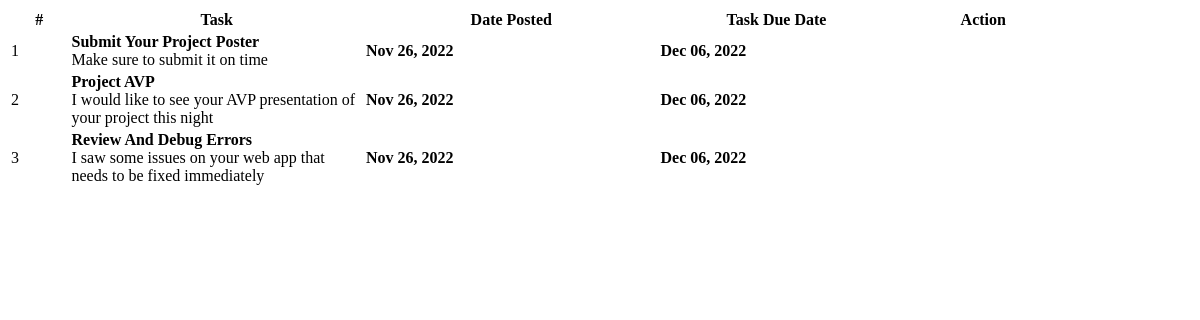
Before: /task_list.php with the older database file.
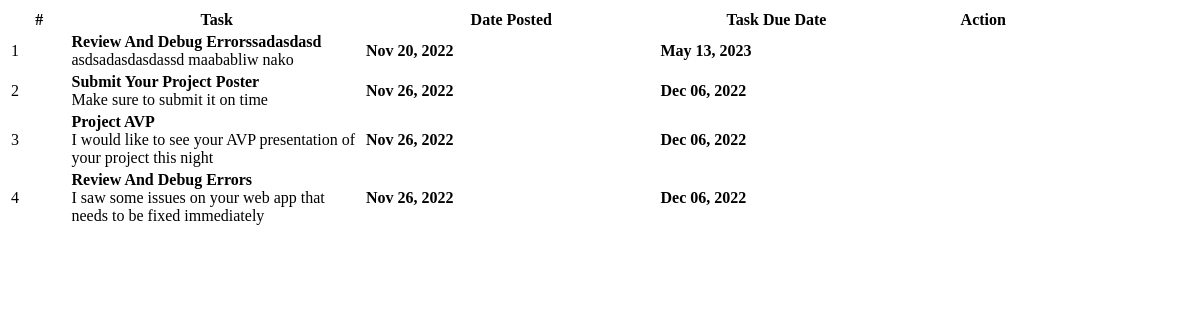
After: the same page with the newer database file.
### tables this page shows
CREATE TABLE `task_list` (
  `id` int(30) NOT NULL,
  `project_id` int(30) NOT NULL,
  `task` varchar(200) NOT NULL,
  `description` text NOT NULL,
  `status` tinyint(4) NOT NULL,
  `date_created` datetime NOT NULL DEFAULT current_timestamp()
);

CREATE TABLE `project_list` (
  `id` int(30) NOT NULL,
  `name` varchar(200) NOT NULL,
  `description` text NOT NULL,
  `status` tinyint(2) NOT NULL,
  `start_date` date NOT NULL,
  `end_date` date NOT NULL,
  `manager_id` int(30) NOT NULL,
  `user_ids` text NOT NULL,
  `date_created` datetime NOT NULL DEFAULT current_timestamp()
);

### task_list.php (the view, shortened to what this page needs)
<?php include 'db_connect.php' ?>
<div class="col-lg-12">
    <div class="card card-outline card-success">
        <div class="card-body">
            <table class="table tabe-hover table-condensed" id="task_list">
                <colgroup>
                    <col width="5%">
                    <col width="25%">
                    <col width="25%">
                    <col width="20%">
                    <col width="15%">
                    <col width="10%">
                </colgroup>
                <thead>
                    <tr>
                        <th class="text-center">#</th>
                        <th>Task</th>
                        <th>Date Posted</th>
                        <th>Task Due Date</th>
                        <th>Action</th>
                    </tr>
                </thead>
                <tbody>
                    <?php
                    $i = 1;
                    $where = "";
                    $qry = $conn->query("SELECT t.*,p.start_date,p.end_date,p.id as pid FROM task_list t inner join project_list p on p.id = t.project_id $where order by p.name asc");
                    while($row= $qry->fetch_assoc()):
                        $trans = get_html_translation_table(HTML_ENTITIES,ENT_QUOTES);
                        unset($trans["\""], $trans["<"], $trans[">"], $trans["<h2"]);
                        $desc = strtr(html_entity_decode($row['description']),$trans);
                        $desc=str_replace(array("<li>","</li>"), array("",", "), $desc);
                    ?>
                    <tr>
                        <td class="text-center"><?php echo $i++ ?></td>
                        <td>
                            <p><b><?php echo ucwords($row['task']) ?></b></p>
                            <p class="truncate"><?php echo strip_tags($desc) ?></p>
                        </td>
                        <td><b><?php echo date("M d, Y", strtotime($row['start_date'])) ?></b></td>
                        <td><b><?php echo date("M d, Y", strtotime($row['end_date'])) ?></b></td>
						<td class="text-center">
                        </td>
					</tr>
				<?php endwhile; ?>
				</tbody>
			</table>
		</div>
	</div>
</div>

Changed rows visible on the page:
added task_list: task "Review And Debug Errorssadasdasd", description "asdsadasdasdassd maababliw nako", project_list.start_date "Nov 20, 2022", project_list.end_date "May 13, 2023"
